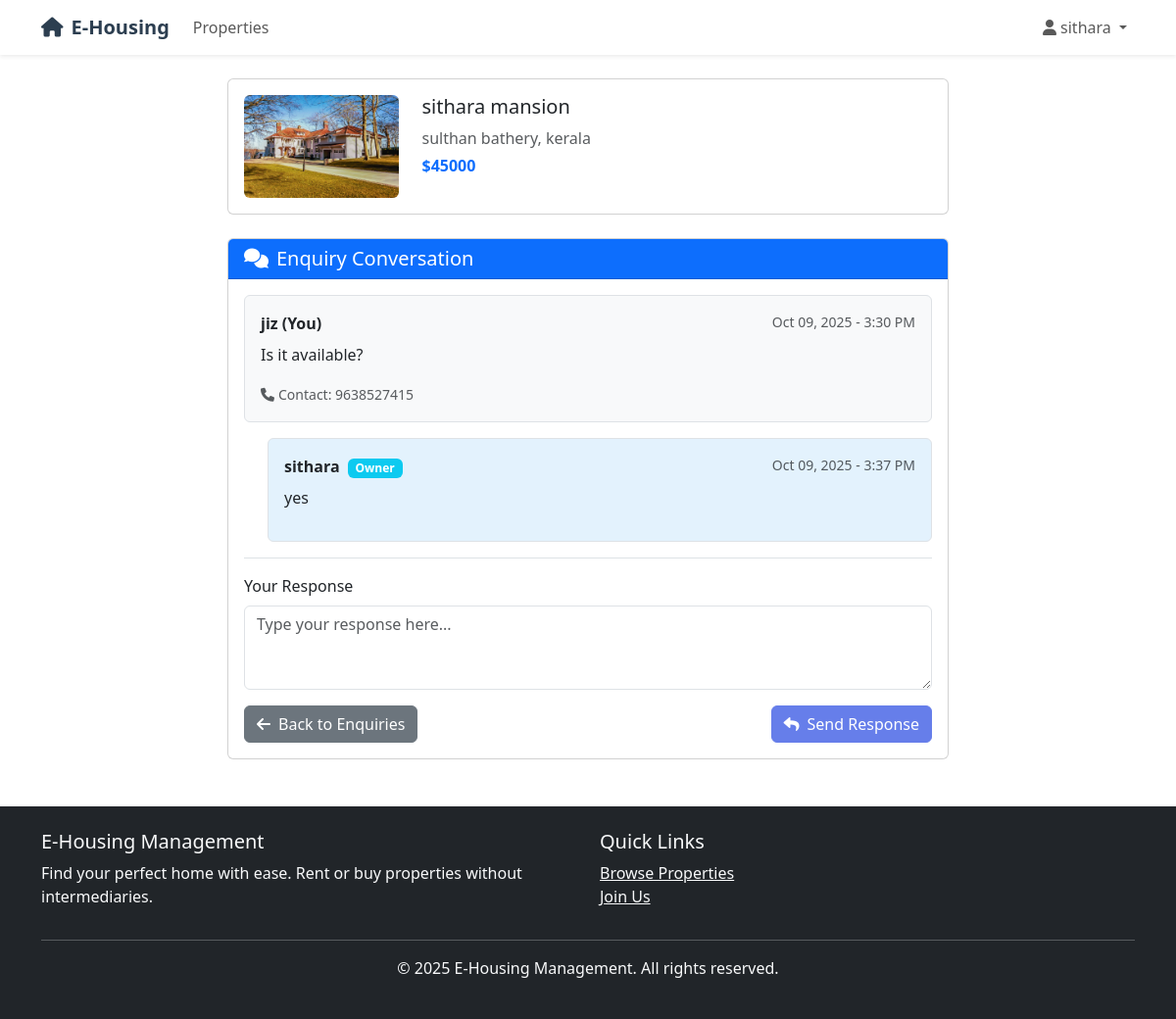
The app's page /communications/enquiry-detail/2/ (signed in) with its own data.
### accounts/models.py (models this page shows, shortened)
class User(AbstractUser):
    USER_TYPES = (
        ('buyer', 'Buyer/Tenant'),
        ('owner', 'Property Owner'),
        ('admin', 'Administrator'),
    )
    user_type = models.CharField(max_length=10, choices=USER_TYPES, default='buyer')
    is_approved = models.BooleanField(default=False)
    email = models.EmailField(unique=True)

### communications/models.py (models this page shows, shortened)
class Enquiry(models.Model):
    user = models.ForeignKey(User, on_delete=models.CASCADE, related_name='enquiries')
    property = models.ForeignKey(Property, on_delete=models.CASCADE, related_name='enquiries')
    message = models.TextField()
    phone = models.CharField(max_length=15, blank=True)
    is_read = models.BooleanField(default=False)
    created_at = models.DateTimeField(auto_now_add=True)
    class Meta:
        ordering = ['-created_at']
        verbose_name_plural = 'Enquiries'

class EnquiryResponse(models.Model):
    enquiry = models.ForeignKey(Enquiry, on_delete=models.CASCADE, related_name='responses')
    sender = models.ForeignKey(User, on_delete=models.CASCADE)
    message = models.TextField()
    created_at = models.DateTimeField(auto_now_add=True)
    class Meta:
        ordering = ['created_at']

### properties/models.py (models this page shows, shortened)
class Property(models.Model):
    PROPERTY_TYPES = (
        ('rent', 'For Rent'),
        ('sell', 'For Sale'),
    )
    PROPERTY_CATEGORIES = (
        ('apartment', 'Apartment'),
        ('house', 'House'),
        ('villa', 'Villa'),
        ('studio', 'Studio'),
        ('room', 'Room'),
        ('commercial', 'Commercial'),
    )
    owner = models.ForeignKey(User, on_delete=models.CASCADE, related_name='properties')
    title = models.CharField(max_length=200)
    description = models.TextField()
    property_type = models.CharField(max_length=10, choices=PROPERTY_TYPES)
    category = models.CharField(max_length=20, choices=PROPERTY_CATEGORIES)
    price = models.DecimalField(max_digits=12, decimal_places=2)
    bedrooms = models.PositiveIntegerField(default=1)
    bathrooms = models.PositiveIntegerField(default=1)
    area = models.PositiveIntegerField(help_text='Area in square feet')
    address = models.TextField()
    city = models.CharField(max_length=100)
    state = models.CharField(max_length=100)
    pincode = models.CharField(max_length=10)
    is_approved = models.BooleanField(default=False)
    is_available = models.BooleanField(default=True)
    created_at = models.DateTimeField(auto_now_add=True)
    updated_at = models.DateTimeField(auto_now=True)
    parking = models.BooleanField(default=False)
    furnished = models.BooleanField(default=False)
    balcony = models.BooleanField(default=False)
    gym = models.BooleanField(default=False)
    swimming_pool = models.BooleanField(default=False)
    class Meta:
        ordering = ['-created_at']
        verbose_name_plural = 'Properties'
    def get_main_image(self):
        main_image = self.images.first()
        return main_image.image.url if main_image else None

class PropertyImage(models.Model):
    property = models.ForeignKey(Property, on_delete=models.CASCADE, related_name='images')
    image = models.ImageField(upload_to='properties/')
    caption = models.CharField(max_length=200, blank=True)
    created_at = models.DateTimeField(auto_now_add=True)
    class Meta:
        ordering = ['created_at']

### communications/views.py (the view)
# urls.py: path('enquiry-detail/<int:enquiry_id>/', views.enquiry_detail, name='enquiry_detail'),
@login_required
def enquiry_detail(request, enquiry_id):
    enquiry = get_object_or_404(Enquiry, pk=enquiry_id)
    if request.user != enquiry.user and request.user != enquiry.property.owner:
        messages.error(request, 'Access denied.')
        return redirect('home')
    responses = enquiry.responses.all()
    if request.method == 'POST':
        form = EnquiryResponseForm(request.POST)
        if form.is_valid():
            response = form.save(commit=False)
            response.enquiry = enquiry
            response.sender = request.user
            response.save()
            if request.user == enquiry.property.owner:
                enquiry.is_read = True
                enquiry.save()
            messages.success(request, 'Response sent successfully!')
            return redirect('communications:enquiry_detail', enquiry_id=enquiry_id)
    else:
        form = EnquiryResponseForm()
    context = {
        'enquiry': enquiry,
        'responses': responses,
        'form': form,
    }
    return render(request, 'communications/enquiry_detail.html', context)

### communications/forms.py
class EnquiryResponseForm(forms.ModelForm):
    class Meta:
        model = EnquiryResponse
        fields = ['message']
        widgets = {
            'message': forms.Textarea(attrs={
                'class': 'form-control',
                'rows': 3,
                'placeholder': 'Type your response here...'
            }),
        }

### templates/communications/enquiry_detail.html (shortened to what this page needs)
{% extends 'base.html' %}
{% block content %}
<div class="container mt-4">
    <div class="row justify-content-center">
        <div class="col-md-8">
            <div class="card mb-4">
                <div class="card-body">
                    <div class="row">
                        <div class="col-md-3">
                            {% if enquiry.property.get_main_image %}
                                <img src="{{ enquiry.property.get_main_image }}" class="img-fluid rounded" alt="{{ enquiry.property.title }}">
                            {% else %}
                                <div class="bg-light d-flex align-items-center justify-content-center rounded" style="height: 100px;">
                                    <i class="fas fa-home fa-2x text-muted"></i>
                                </div>
                            {% endif %}
                        </div>
                        <div class="col-md-9">
                            <h5>{{ enquiry.property.title }}</h5>
                            <p class="text-muted mb-1">{{ enquiry.property.city }}, {{ enquiry.property.state }}</p>
                            <p class="text-primary fw-bold mb-0">${{ enquiry.property.price|floatformat:0 }}</p>
                        </div>
                    </div>
                </div>
            </div>
            <div class="card">
                <div class="card-header bg-primary text-white">
                    <h5 class="mb-0"><i class="fas fa-comments me-2"></i>Enquiry Conversation</h5>
                </div>
                <div class="card-body">
                    <div class="border rounded p-3 mb-3" style="background-color: #f8f9fa;">
                        <div class="d-flex justify-content-between align-items-start mb-2">
                            <strong>{{ enquiry.user.username }} (You)</strong>
                            <small class="text-muted">{{ enquiry.created_at|date:"M d, Y - g:i A" }}</small>
                        </div>
                        <p class="mb-2">{{ enquiry.message|linebreaks }}</p>
                        {% if enquiry.phone %}
                            <small class="text-muted">
                                <i class="fas fa-phone me-1"></i>Contact: {{ enquiry.phone }}
                            </small>
                        {% endif %}
                    </div>
                    {% for response in responses %}
                        <div class="border rounded p-3 mb-3 {% if response.sender == enquiry.property.owner %}ms-4{% else %}me-4{% endif %}"
                             style="background-color: {% if response.sender == enquiry.property.owner %}#e3f2fd{% else %}#f3e5f5{% endif %};">
                            <div class="d-flex justify-content-between align-items-start mb-2">
                                <strong>
                                    {{ response.sender.username }}
                                    {% if response.sender == enquiry.property.owner %}
                                        <span class="badge bg-info ms-1">Owner</span>
                                    {% endif %}
                                </strong>
                                <small class="text-muted">{{ response.created_at|date:"M d, Y - g:i A" }}</small>
                            </div>
                            <p class="mb-0">{{ response.message|linebreaks }}</p>
                        </div>
                    {% endfor %}
                    <div class="border-top pt-3">
                        <form method="post">
                            <div class="mb-3">
                                <label for="{{ form.message.id_for_label }}" class="form-label">Your Response</label>
                                {{ form.message }}
                            </div>
                            <div class="d-flex justify-content-between">
                                <a href="{% url 'communications:my_enquiries' %}" class="btn btn-secondary">
                                    <i class="fas fa-arrow-left me-2"></i>Back to Enquiries
                                </a>
                                <button type="submit" class="btn btn-primary">
                                    <i class="fas fa-reply me-2"></i>Send Response
                                </button>
                            </div>
                        </form>
                    </div>
                </div>
            </div>
        </div>
    </div>
</div>
{% endblock %}

### templates/base.html (shortened to what this page needs)
<!DOCTYPE html>
<html lang="en">
<head>
    <link href="https://cdn.jsdelivr.net/npm/bootstrap@5.3.0/dist/css/bootstrap.min.css" rel="stylesheet">
    <link href="https://cdnjs.cloudflare.com/ajax/libs/font-awesome/6.0.0/css/all.min.css" rel="stylesheet">
</head>
<body>
    <nav class="navbar navbar-expand-lg navbar-light bg-white shadow-sm">
        <div class="container">
            <a class="navbar-brand" href="{% url 'home' %}">
                <i class="fas fa-home me-2"></i>E-Housing
            </a>
            <div class="collapse navbar-collapse" id="navbarNav">
                <ul class="navbar-nav me-auto">
                    <li class="nav-item">
                        <a class="nav-link" href="{% url 'properties:list' %}">Properties</a>
                    </li>
                </ul>
                <ul class="navbar-nav">
                    {% if user.is_authenticated %}
                        <li class="nav-item dropdown">
                            <a class="nav-link dropdown-toggle" href="#" id="navbarDropdown" role="button" data-bs-toggle="dropdown">
                                <i class="fas fa-user me-1"></i>{{ user.username }}
                            </a>
                        </li>
                    {% endif %}
                </ul>
            </div>
        </div>
    </nav>
    <main>
        {% block content %}
        {% endblock %}
    </main>
    <footer class="bg-dark text-light py-4 mt-5">
        <div class="container">
            <div class="row">
                <div class="col-md-6">
                    <h5>E-Housing Management</h5>
                    <p>Find your perfect home with ease. Rent or buy properties without intermediaries.</p>
                </div>
                <div class="col-md-6">
                    <h5>Quick Links</h5>
                    <ul class="list-unstyled">
                        <li><a href="{% url 'properties:list' %}" class="text-light">Browse Properties</a></li>
                        <li><a href="{% url 'accounts:register' %}" class="text-light">Join Us</a></li>
                    </ul>
                </div>
            </div>
            <hr>
            <div class="text-center">
                <p>&copy; 2025 E-Housing Management. All rights reserved.</p>
            </div>
        </div>
    </footer>
</body>
</html>

### templates/base.html (style rules this page uses)
.navbar-brand { font-weight: bold; color: #2c3e50 !important; }
.btn-primary { background-color: #667eea; border-color: #667eea; }

### records on screen
User: username "sithara"
Enquiry: property.get_main_image (picture), property "sithara mansion", property.city "sulthan bathery", property.state "kerala", property.price "45000", user.username "jiz", created_at "Oct 09, 2025 - 3:30 PM", message "Is it available?", phone "9638527415"
EnquiryResponse: sender.username "sithara", shows "Owner", created_at "Oct 09, 2025 - 3:37 PM", message "yes"
